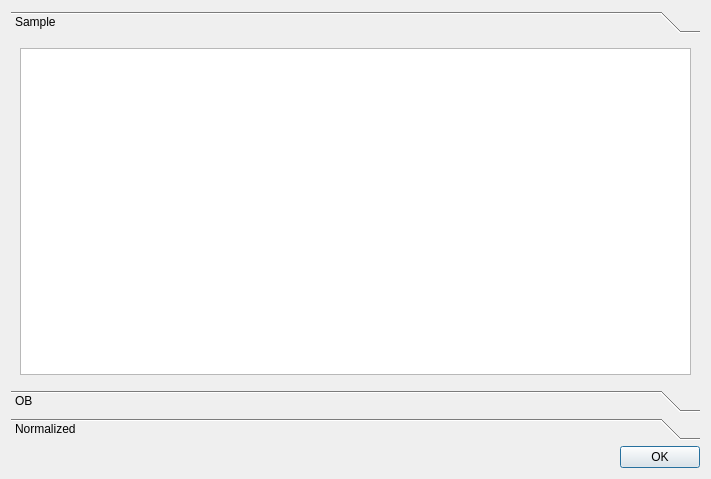
<?xml version="1.0" encoding="UTF-8"?>
<ui version="4.0">
 <class>Dialog</class>
 <widget class="QDialog" name="Dialog">
  <property name="geometry">
   <rect>
    <x>0</x>
    <y>0</y>
    <width>711</width>
    <height>479</height>
   </rect>
  </property>
  <property name="windowTitle">
   <string>Dialog</string>
  </property>
  <layout class="QVBoxLayout" name="verticalLayout">
   <item>
    <widget class="QToolBox" name="toolBox">
     <property name="currentIndex">
      <number>0</number>
     </property>
     <widget class="QWidget" name="page">
      <property name="geometry">
       <rect>
        <x>0</x>
        <y>0</y>
        <width>687</width>
        <height>311</height>
       </rect>
      </property>
      <attribute name="label">
       <string>Sample</string>
      </attribute>
      <layout class="QVBoxLayout" name="verticalLayout_5">
       <item>
        <widget class="QTextEdit" name="sample_textEdit"/>
       </item>
      </layout>
     </widget>
     <widget class="QWidget" name="page_2">
      <property name="geometry">
       <rect>
        <x>0</x>
        <y>0</y>
        <width>687</width>
        <height>311</height>
       </rect>
      </property>
      <attribute name="label">
       <string>OB</string>
      </attribute>
      <layout class="QVBoxLayout" name="verticalLayout_6">
       <item>
        <widget class="QTextEdit" name="ob_textEdit"/>
       </item>
      </layout>
     </widget>
     <widget class="QWidget" name="page_3">
      <attribute name="label">
       <string>Normalized</string>
      </attribute>
      <layout class="QVBoxLayout" name="verticalLayout_7">
       <item>
        <widget class="QTextEdit" name="normalized_textEdit"/>
       </item>
      </layout>
     </widget>
    </widget>
   </item>
   <item>
    <layout class="QHBoxLayout" name="horizontalLayout">
     <item>
      <spacer name="horizontalSpacer">
       <property name="orientation">
        <enum>Qt::Horizontal</enum>
       </property>
       <property name="sizeHint" stdset="0">
        <size>
         <width>40</width>
         <height>20</height>
        </size>
       </property>
      </spacer>
     </item>
     <item>
      <widget class="QPushButton" name="pushButton">
       <property name="text">
        <string>OK</string>
       </property>
      </widget>
     </item>
    </layout>
   </item>
  </layout>
 </widget>
 <resources/>
 <connections>
  <connection>
   <sender>pushButton</sender>
   <signal>clicked()</signal>
   <receiver>Dialog</receiver>
   <slot>ok_clicked()</slot>
   <hints>
    <hint type="sourcelabel">
     <x>657</x>
     <y>442</y>
    </hint>
    <hint type="destinationlabel">
     <x>548</x>
     <y>446</y>
    </hint>
   </hints>
  </connection>
 </connections>
 <slots>
  <slot>ok_clicked()</slot>
 </slots>
</ui>
